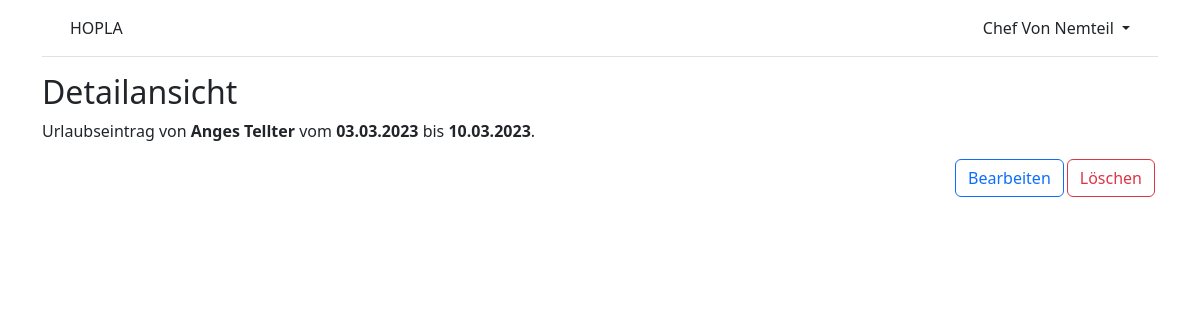
The page /vacations/15/ (signed in) on the database its author committed.
### accounts/models.py (models this page shows)
class Employee(AbstractUser):
    reg_num = models.PositiveIntegerField(null=True, blank=True)
    supervisor = models.ForeignKey(
        'self',
        on_delete=models.CASCADE,
        null=True,
        blank=True,
    )
    team = models.ForeignKey(
        "Team",
        on_delete=models.CASCADE,
        null=False,
        blank=False,
    )
    class Role(models.TextChoices):
        HODEP = ("HODep", "head of department")
        HODIV = ("HODiv", "head of division")
        HOT = ("HOT", "head of team")
        EMP = ("Emp", "employee")
    role = models.CharField(
        max_length=5,
        choices=Role.choices,
        default="Emp",
    )

### vacations/models.py (models this page shows, shortened)
class Vacation(models.Model):
    start_date = models.DateField(default=timezone.now)
    end_date = models.DateField(default=timezone.now)
    user = models.ForeignKey(
        settings.AUTH_USER_MODEL,
        on_delete=models.CASCADE,
    )

### vacations/views.py (the view)
# urls.py: path("<int:pk>/", VacationDetailView.as_view(), name='vacation_detail'),
class VacationDetailView(LoginRequiredMixin, DetailView):
    model = Vacation
    template_name = "vacation_detail.html"

### templates/vacation_detail.html
{% extends "base.html" %}
{% block content %}
<div>
    <h2>Detailansicht</h2>
    <p>Urlaubseintrag von <b>{{ object.user.first_name }} {{ object.user.last_name }}</b> vom <b>{{ object.start_date|date:"d.m.Y"  }}</b> bis <b>{{ object.end_date|date:"d.m.Y"  }}</b>.
    <p><a class="btn btn-outline-danger right" href="{% url 'vacation_delete' vacation.pk %}">Löschen</a>
    <a class="btn btn-outline-primary right" href="{% url 'vacation_edit' vacation.pk %}">Bearbeiten</a>
        </p>
</div>
{% endblock content %}

### templates/base.html (shortened to what this page needs)
<!DOCTYPE html>
{% load static %}
<html>
<head>
  {% load bootstrap5 %}
  {% bootstrap_css %}
  <link rel="stylesheet" href="{% static 'css/base.css' %}">
</head>
<body>
<div class="container">
  <header class="p-3 mb-3 border-bottom">
    <div class="container">
      <div class="d-flex flex-wrap align-items-center justify-content-center justify-content-lg-start">
        <a class="navbar-brand" href="{% url 'home' %}">HOPLA</a>
        {% if user.is_authenticated %}
        <div class="dropdown text-end">
          <a href="#" class="d-block link-dark text-decoration-none dropdown-toggle"
            id="dropdownUser1" data-bs-toggle="dropdown" aria-expanded="false">
            {{ user.first_name }} {{ user.last_name }}
          </a>
        </div>
        {% else %}
        <div class="text-end">
          <a href="{% url 'login' %}" class="btn btn-outline-primary me-2">
            Log In</a>
          <a href="{% url 'signup' %}" class="btn btn-primary">Sign Up</a>
        </div>
        {% endif %}
      </div>
    </div>
  </header>
  <main>
    {% block content %}
    {% endblock content %}
  </main>
</div>
</body>
</html>

### static/css/base.css (style rules this page uses)
.right { float: right; }
.btn { outline: none; box-shadow: 0 0 0 0; margin-right: 3px; }

### rows shown on the page
Employee: first_name "Chef", last_name "Von Nemteil"
Vacation: user.first_name "Anges", user.last_name "Tellter", start_date "03.03.2023", end_date "10.03.2023"
